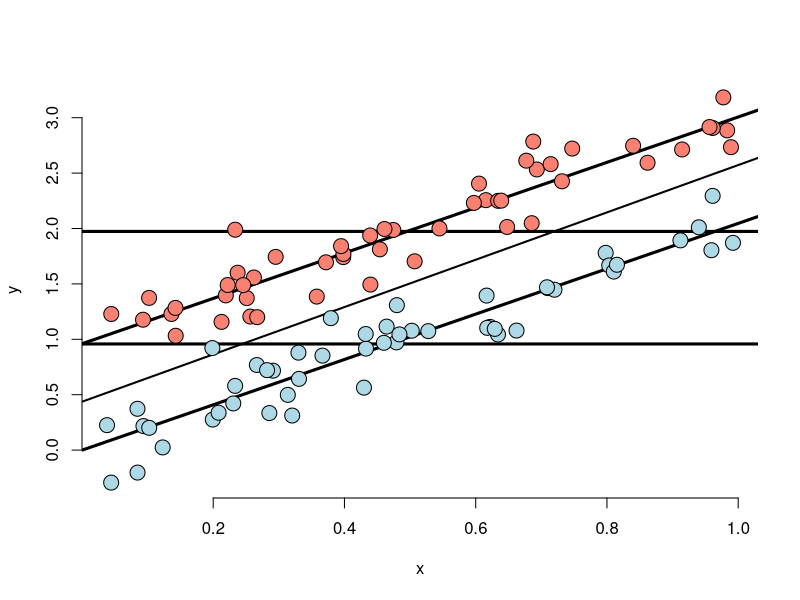
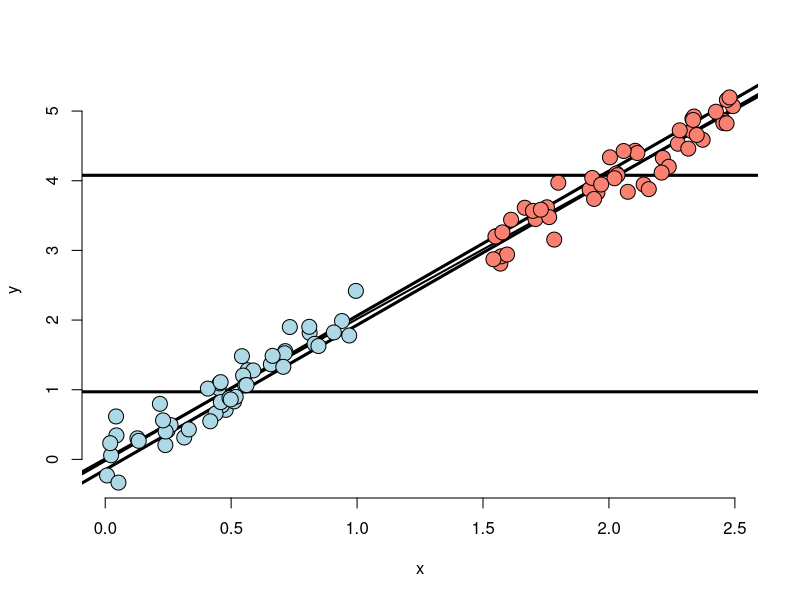
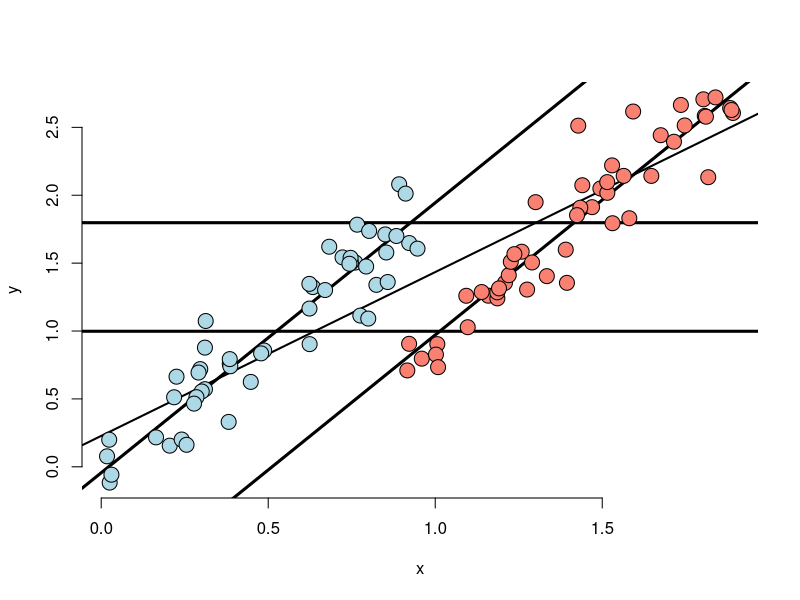
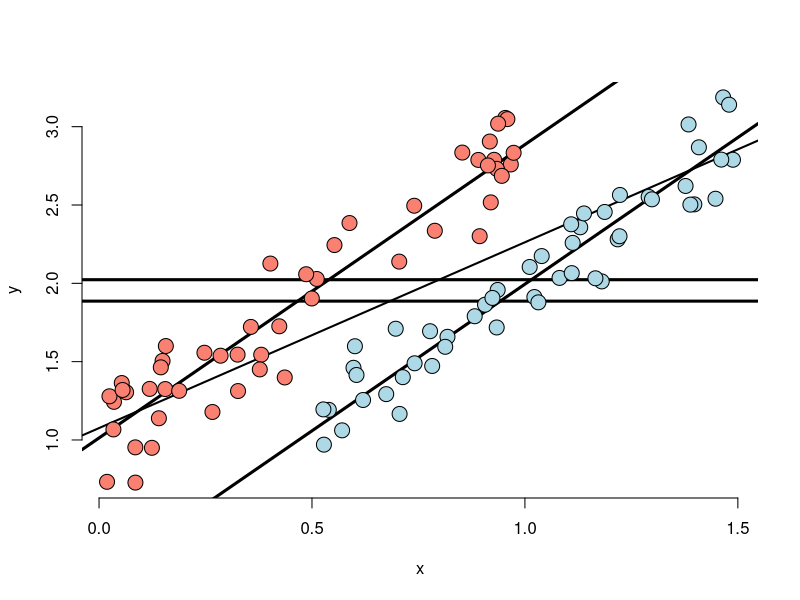
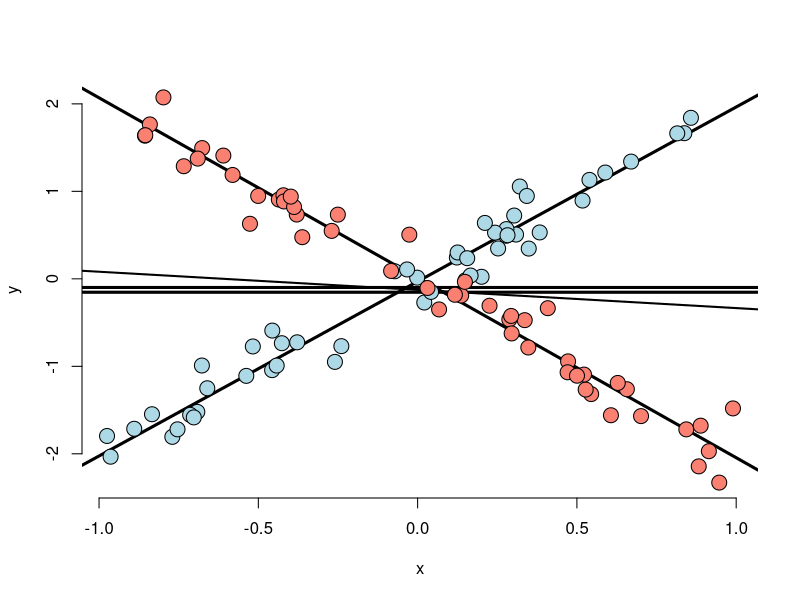
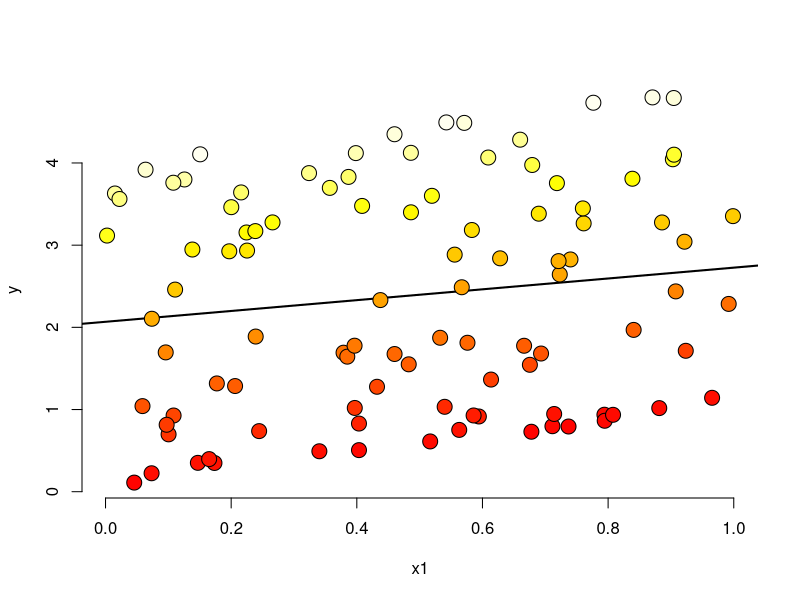
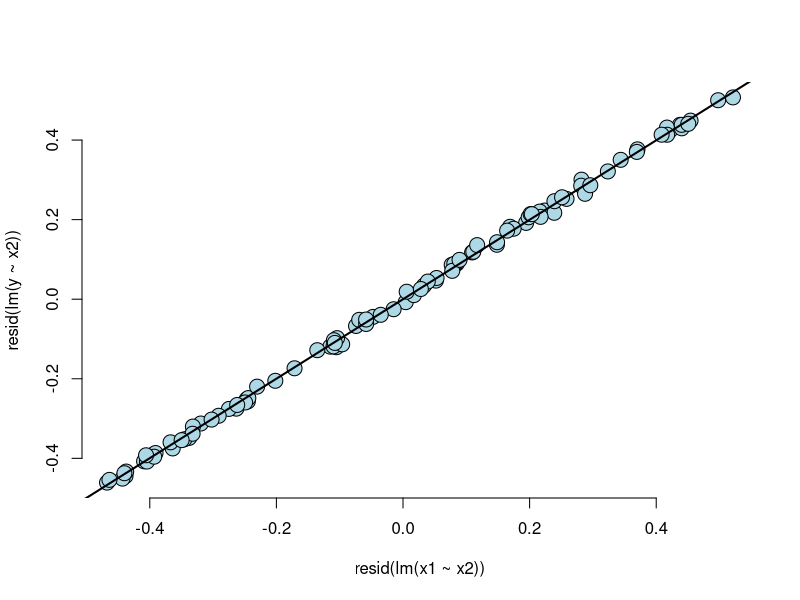

Recreate these plots in R, in order.
## ---- chunk 1
n <- 100; t <- rep(c(0, 1), c(n/2, n/2)); x <- c(runif(n/2), runif(n/2));
beta0 <- 0; beta1 <- 2; tau <- 1; sigma <- .2
y <- beta0 + x * beta1 + t * tau + rnorm(n, sd = sigma)
plot(x, y, type = "n", frame = FALSE)
abline(lm(y ~ x), lwd = 2)
abline(h = mean(y[1 : (n/2)]), lwd = 3)
abline(h = mean(y[(n/2 + 1) : n]), lwd = 3)
fit <- lm(y ~ x + t)
abline(coef(fit)[1], coef(fit)[2], lwd = 3)
abline(coef(fit)[1] + coef(fit)[3], coef(fit)[2], lwd = 3)
points(x[1 : (n/2)], y[1 : (n/2)], pch = 21, col = "black", bg = "lightblue", cex = 2)
points(x[(n/2 + 1) : n], y[(n/2 + 1) : n], pch = 21, col = "black", bg = "salmon", cex = 2)
## ---- chunk 2
n <- 100; t <- rep(c(0, 1), c(n/2, n/2)); x <- c(runif(n/2), 1.5 + runif(n/2));
beta0 <- 0; beta1 <- 2; tau <- 0; sigma <- .2
y <- beta0 + x * beta1 + t * tau + rnorm(n, sd = sigma)
plot(x, y, type = "n", frame = FALSE)
abline(lm(y ~ x), lwd = 2)
abline(h = mean(y[1 : (n/2)]), lwd = 3)
abline(h = mean(y[(n/2 + 1) : n]), lwd = 3)
fit <- lm(y ~ x + t)
abline(coef(fit)[1], coef(fit)[2], lwd = 3)
abline(coef(fit)[1] + coef(fit)[3], coef(fit)[2], lwd = 3)
points(x[1 : (n/2)], y[1 : (n/2)], pch = 21, col = "black", bg = "lightblue", cex = 2)
points(x[(n/2 + 1) : n], y[(n/2 + 1) : n], pch = 21, col = "black", bg = "salmon", cex = 2)
## ---- chunk 3
n <- 100; t <- rep(c(0, 1), c(n/2, n/2)); x <- c(runif(n/2), .9 + runif(n/2));
beta0 <- 0; beta1 <- 2; tau <- -1; sigma <- .2
y <- beta0 + x * beta1 + t * tau + rnorm(n, sd = sigma)
plot(x, y, type = "n", frame = FALSE)
abline(lm(y ~ x), lwd = 2)
abline(h = mean(y[1 : (n/2)]), lwd = 3)
abline(h = mean(y[(n/2 + 1) : n]), lwd = 3)
fit <- lm(y ~ x + t)
abline(coef(fit)[1], coef(fit)[2], lwd = 3)
abline(coef(fit)[1] + coef(fit)[3], coef(fit)[2], lwd = 3)
points(x[1 : (n/2)], y[1 : (n/2)], pch = 21, col = "black", bg = "lightblue", cex = 2)
points(x[(n/2 + 1) : n], y[(n/2 + 1) : n], pch = 21, col = "black", bg = "salmon", cex = 2)
## ---- chunk 4
n <- 100; t <- rep(c(0, 1), c(n/2, n/2)); x <- c(.5 + runif(n/2), runif(n/2));
beta0 <- 0; beta1 <- 2; tau <- 1; sigma <- .2
y <- beta0 + x * beta1 + t * tau + rnorm(n, sd = sigma)
plot(x, y, type = "n", frame = FALSE)
abline(lm(y ~ x), lwd = 2)
abline(h = mean(y[1 : (n/2)]), lwd = 3)
abline(h = mean(y[(n/2 + 1) : n]), lwd = 3)
fit <- lm(y ~ x + t)
abline(coef(fit)[1], coef(fit)[2], lwd = 3)
abline(coef(fit)[1] + coef(fit)[3], coef(fit)[2], lwd = 3)
points(x[1 : (n/2)], y[1 : (n/2)], pch = 21, col = "black", bg = "lightblue", cex = 2)
points(x[(n/2 + 1) : n], y[(n/2 + 1) : n], pch = 21, col = "black", bg = "salmon", cex = 2)
## ---- chunk 5
n <- 100; t <- rep(c(0, 1), c(n/2, n/2)); x <- c(runif(n/2, -1, 1), runif(n/2, -1, 1));
beta0 <- 0; beta1 <- 2; tau <- 0; tau1 <- -4; sigma <- .2
y <- beta0 + x * beta1 + t * tau + t * x * tau1 + rnorm(n, sd = sigma)
plot(x, y, type = "n", frame = FALSE)
abline(lm(y ~ x), lwd = 2)
abline(h = mean(y[1 : (n/2)]), lwd = 3)
abline(h = mean(y[(n/2 + 1) : n]), lwd = 3)
fit <- lm(y ~ x + t + I(x * t))
abline(coef(fit)[1], coef(fit)[2], lwd = 3)
abline(coef(fit)[1] + coef(fit)[3], coef(fit)[2] + coef(fit)[4], lwd = 3)
points(x[1 : (n/2)], y[1 : (n/2)], pch = 21, col = "black", bg = "lightblue", cex = 2)
points(x[(n/2 + 1) : n], y[(n/2 + 1) : n], pch = 21, col = "black", bg = "salmon", cex = 2)
## ---- chunk 6
p <- 1
n <- 100; x2 <- runif(n); x1 <- p * runif(n) - (1 - p) * x2
beta0 <- 0; beta1 <- 1; tau <- 4 ; sigma <- .01
y <- beta0 + x1 * beta1 + tau * x2 + rnorm(n, sd = sigma)
plot(x1, y, type = "n", frame = FALSE)
abline(lm(y ~ x1), lwd = 2)
co.pal <- heat.colors(n)
points(x1, y, pch = 21, col = "black", bg = co.pal[round((n - 1) * x2 + 1)], cex = 2)
## ---- chunk 7
plot(resid(lm(x1 ~ x2)), resid(lm(y ~ x2)), frame = FALSE, col = "black", bg = "lightblue", pch = 21, cex = 2)
abline(lm(I(resid(lm(x1 ~ x2))) ~ I(resid(lm(y ~ x2)))), lwd = 2)
